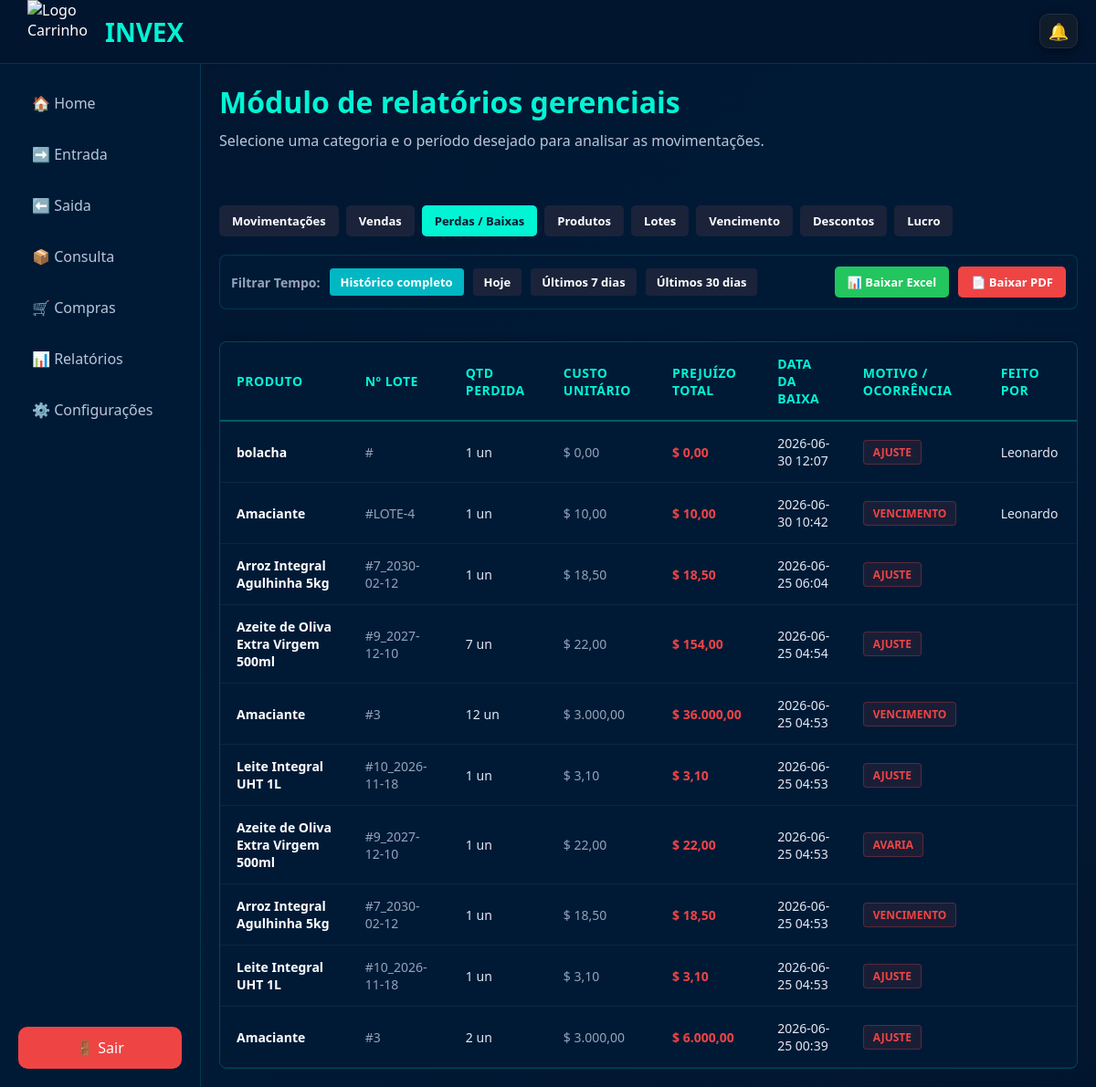
The page /painel_principal/relatorios/buscar_relatorio.php?tipo=baixas&periodo=todos (signed in) on the database its author committed.
### tables this page shows
CREATE TABLE `saida` (
  `id_saida` int(11) NOT NULL,
  `idlote` int(11) NOT NULL,
  `id_lote` int(11) NOT NULL,
  `criadopor_id` int(11) NOT NULL,
  `criadopor_nome` varchar(255) NOT NULL,
  `quantidade_saida` int(11) NOT NULL,
  `motivo_saida` varchar(255) NOT NULL,
  `data_saida` datetime NOT NULL
);

CREATE TABLE `produtos` (
  `idProduto` int(11) NOT NULL,
  `NomeProduto` varchar(100) NOT NULL,
  `MarcaProduto` varchar(100) NOT NULL,
  `Descricao` varchar(255) DEFAULT NULL,
  `idEmpresa` int(11) NOT NULL,
  `criadopor_nome` varchar(100) DEFAULT NULL,
  `criadoem` datetime DEFAULT CURRENT_TIMESTAMP,
  `criadopor_id` int(11) DEFAULT NULL,
  `preco_padrao_compra` decimal(10,2) NOT NULL DEFAULT '0.00',
  `preco_padrao_venda` decimal(10,2) NOT NULL DEFAULT '0.00',
  `estoque_minimo` int(11) NOT NULL DEFAULT '0',
  `estoque_minimo_original` int(11) DEFAULT NULL
);

CREATE TABLE `produtoslotes` (
  `idlote` int(11) NOT NULL,
  `idproduto` int(11) NOT NULL,
  `quantidade` int(11) NOT NULL,
  `validade` date DEFAULT NULL,
  `criado_em` datetime DEFAULT CURRENT_TIMESTAMP,
  `criadopor_id` int(11) NOT NULL,
  `criadopor_nome` varchar(255) DEFAULT NULL,
  `idEmpresa` int(11) DEFAULT NULL,
  `numero_lote` varchar(50) NOT NULL,
  `preco_compra` decimal(10,2) NOT NULL DEFAULT '0.00',
  `preco_venda` decimal(10,2) NOT NULL DEFAULT '0.00',
  `desconto` decimal(5,2) NOT NULL DEFAULT '0.00',
  `status_lote` enum('normal','promocao','vencido') NOT NULL DEFAULT 'normal'
);

CREATE TABLE `configuracoes_gerais` (
  `id_config` int(11) NOT NULL,
  `idEmpresa` int(11) NOT NULL,
  `alerta_email` tinyint(1) NOT NULL DEFAULT '0',
  `alerta_login` tinyint(1) NOT NULL DEFAULT '1',
  `som_alerta` tinyint(1) NOT NULL DEFAULT '1',
  `casas_decimais` int(11) NOT NULL DEFAULT '2',
  `simbolo_moeda` varchar(10) NOT NULL DEFAULT 'R$',
  `formato_data` varchar(20) NOT NULL DEFAULT 'd/m/Y',
  `cor_primaria` varchar(20) NOT NULL DEFAULT '#00d9ff',
  `criado_em` timestamp NOT NULL DEFAULT CURRENT_TIMESTAMP,
  `atualizado_em` timestamp NOT NULL DEFAULT CURRENT_TIMESTAMP ON UPDATE CURRENT_TIMESTAMP
);

### painel_principal/config_global.php (called while the page is built, shortened)
<?php
$idEmpresa = $_SESSION['idEmpresa'] ?? null;
$config = [
    'cor_primaria' => '#1cd8d8',
    'casas_decimais' => 2,
    'simbolo_moeda' => 'R$',
    'formato_data' => 'd/m/Y',
    'alerta_email' => 0,
    'alerta_login' => 0,
    'som_alerta' => 0
];
if ($idEmpresa) {
    $sql = "SELECT * FROM configuracoes_gerais WHERE idEmpresa = ?";
    $stmt = $conn->prepare($sql);
    $stmt->bind_param("i", $idEmpresa);
    $stmt->execute();
    $result = $stmt->get_result();
    if ($row = $result->fetch_assoc()) {
        $config = array_merge($config, $row);
    }
}
?>

### painel_principal/relatorios/includes/relatorio_baixas.php (the view, shortened to what this page needs)
<?php
include '../config_global.php';
function formatarMoeda($valor, $simbolo, $casas)
{
    return $simbolo . ' ' . number_format((float)$valor, $casas, ',', '.');
}
function formatarData($data, $formato)
{
    return date($formato . ' H:i', strtotime($data));
}
$simboloMoeda = $config['simbolo_moeda'];
$casasDecimais = (int)$config['casas_decimais'];
$formatoData = $config['formato_data'];
$conn = new mysqli("localhost", "root", "usbw", "databasetcc");
$filtro_baixa = "";
$sql_baixas = "SELECT p.NomeProduto, l.numero_lote, l.preco_compra, s.quantidade_saida, s.data_saida, s.motivo_saida, s.criadopor_nome
               FROM saida s
               INNER JOIN produtoslotes l ON s.idlote = l.idlote
               INNER JOIN produtos p ON l.idproduto = p.IdProduto
               WHERE LOWER(s.motivo_saida) <> 'venda' " . $filtro_baixa . "
               ORDER BY s.id_saida DESC";
$resultado = $conn->query($sql_baixas);
?>
<?php include_once '../topo_notificacoes.php'; ?>
<div class="container-tabela">
    <table class="tabela-dados">
        <thead>
            <tr>
                <th>Produto</th>
                <th>Nº Lote</th>
                <th>Qtd Perdida</th>
                <th>Custo Unitário</th>
                <th>Prejuízo Total</th>
                <th>Data da Baixa</th>
                <th>Motivo / Ocorrência</th>
                <th>Feito por</th>
            </tr>
        </thead>
        <tbody>
            <?php
            if ($resultado->num_rows > 0) {
                while ($row = $resultado->fetch_assoc()) {
                    $data_baixa = formatarData($row['data_saida'], $formatoData);
                    $qtd = intval($row['quantidade_saida']);
                    $custo_compra = isset($row['preco_compra']) ? floatval($row['preco_compra']) : 0;
                    $prejuizo_total = $custo_compra * $qtd;
                    echo "<tr>";
echo "<td style='font-weight: 600; color: #fff;'>" . htmlspecialchars($row['NomeProduto']) . "</td>";
echo "<td style='color: #94a3b8;'>#" . htmlspecialchars($row['numero_lote']) . "</td>";
echo "<td>" . $qtd . " un</td>";
echo "<td style='color: #94a3b8;'>"
    . formatarMoeda($custo_compra, $simboloMoeda, $casasDecimais) .
"</td>";
echo "<td><span class='valor-prejuizo'>"
    . formatarMoeda($prejuizo_total, $simboloMoeda, $casasDecimais) .
"</span></td>";
echo "<td>" . $data_baixa . "</td>";
echo "<td><span class='badge-perda'>" . htmlspecialchars($row['motivo_saida']) . "</span></td>";
echo "<td>" . htmlspecialchars($row['criadopor_nome']) . "</td>";
echo "</tr>";
                }
            } else {
                echo "<tr><td colspan='8' style='text-align:center; color:#94a3b8; padding:25px;'>Nenhuma perda ou baixa registrada neste período.</td></tr>";
            }
            ?>
        </tbody>
    </table>
</div>

### painel_principal/relatorios/css/relatorios.css (style rules this page uses)
* { margin: 0; padding: 0; box-sizing: border-box; font-family: 'Segoe UI'; }
:root { --bg: #02152E; --sidebar: #001A36; --card: #001A36; --primary: #00F5D4; --secondary: #17D9B7; --border: #00B7C3; --text: #ffffff; --sub: #B8C7D9; }
body { background: linear-gradient( 135deg, #02152E 0%, #001A36 50%, #02152E 100% ); color: var(--text); }

### painel_principal/relatorios/includes/relatorio_baixas.php (style rules this page uses)
.container-tabela { width: 100%; margin-top: 20px; background: #001a36; border: 1px solid rgba(0, 245, 212, 0.2); border-radius: 8px; overflow: hidden; box-shadow: 0 4px 15px rgba(0, 0, 0, 0.3); }
.tabela-dados { width: 100%; border-collapse: collapse; text-align: left; font-family: sans-serif; }
.tabela-dados th { background-color: rgba(0, 245, 212, 0.08); color: #00F5D4; padding: 14px 18px; font-size: 14px; text-transform: uppercase; border-bottom: 2px solid rgba(0, 245, 212, 0.3); letter-spacing: 0.5px; }
.tabela-dados td { padding: 14px 18px; color: #e2e8f0; font-size: 14px; border-bottom: 1px solid rgba(255, 255, 255, 0.05); }
.badge-perda { display: inline-block; padding: 4px 10px; border-radius: 4px; font-size: 12px; font-weight: bold; text-transform: uppercase; background: rgba(239, 68, 68, 0.1); color: #ef4444; border: 1px solid rgba(239, 68, 68, 0.3); }
.valor-prejuizo { color: #ef4444; font-weight: bold; }

### painel_principal/relatorios/buscar_relatorio.php (style rules this page uses)
html, body { margin: 0; padding: 0; height: 100vh !important; max-height: 100vh !important; overflow: hidden !important; box-sizing: border-box; background-color: #02152E; }
.container-tabela { width: 100%; margin-top: 10px; background: #001a36; border: 1px solid rgba(0, 245, 212, 0.2); border-radius: 8px; box-shadow: 0 4px 15px rgba(0, 0, 0, 0.3); flex: 1 !important; overflow-y: auto !important; }
.tabela-dados { width: 100%; border-collapse: collapse; text-align: left; font-family: sans-serif; }
.tabela-dados th { background-color: #001a36 !important; color: #00F5D4; padding: 14px 18px; font-size: 14px; text-transform: uppercase; border-bottom: 2px solid rgba(0, 245, 212, 0.3); letter-spacing: 0.5px; position: sticky !important; top: 0 !important; z-index: 10 !important; }
.tabela-dados td { padding: 14px 18px; color: #e2e8f0; font-size: 14px; border-bottom: 1px solid rgba(255, 255, 255, 0.05); }

### rows shown on the page
saida: produtos.NomeProduto "bolacha", quantidade_saida "1", idlote.casas_decimais "$ 0,00", idlote+quantidade_saida "$ 0,00", data_saida.formato_data "2026-06-30 12:07", motivo_saida "AJUSTE", criadopor_nome "Leonardo"
saida: produtos.NomeProduto "Amaciante", idlote.numero_lote "LOTE-4", quantidade_saida "1", idlote.casas_decimais "$ 10,00", idlote+quantidade_saida "$ 10,00", data_saida.formato_data "2026-06-30 10:42", motivo_saida "VENCIMENTO", criadopor_nome "Leonardo"
saida: produtos.NomeProduto "Arroz Integral Agulhinha 5kg", idlote.numero_lote "7_2030-02-12", quantidade_saida "1", idlote.casas_decimais "$ 18,50", idlote+quantidade_saida "$ 18,50", data_saida.formato_data "2026-06-25 06:04", motivo_saida "AJUSTE"
saida: produtos.NomeProduto "Azeite de Oliva Extra Virgem 500ml", idlote.numero_lote "9_2027-12-10", quantidade_saida "7", idlote.casas_decimais "$ 22,00", idlote+quantidade_saida "$ 154,00", data_saida.formato_data "2026-06-25 04:54", motivo_saida "AJUSTE"
saida: produtos.NomeProduto "Amaciante", idlote.numero_lote "3", quantidade_saida "12", idlote.casas_decimais "$ 3.000,00", idlote+quantidade_saida "$ 36.000,00", data_saida.formato_data "2026-06-25 04:53", motivo_saida "VENCIMENTO"
saida: produtos.NomeProduto "Leite Integral UHT 1L", idlote.numero_lote "10_2026-11-18", quantidade_saida "1", idlote.casas_decimais "$ 3,10", idlote+quantidade_saida "$ 3,10", data_saida.formato_data "2026-06-25 04:53", motivo_saida "AJUSTE"
saida: produtos.NomeProduto "Azeite de Oliva Extra Virgem 500ml", idlote.numero_lote "9_2027-12-10", quantidade_saida "1", idlote.casas_decimais "$ 22,00", idlote+quantidade_saida "$ 22,00", data_saida.formato_data "2026-06-25 04:53", motivo_saida "AVARIA"
saida: produtos.NomeProduto "Arroz Integral Agulhinha 5kg", idlote.numero_lote "7_2030-02-12", quantidade_saida "1", idlote.casas_decimais "$ 18,50", idlote+quantidade_saida "$ 18,50", data_saida.formato_data "2026-06-25 04:53", motivo_saida "VENCIMENTO"
saida: produtos.NomeProduto "Leite Integral UHT 1L", idlote.numero_lote "10_2026-11-18", quantidade_saida "1", idlote.casas_decimais "$ 3,10", idlote+quantidade_saida "$ 3,10", data_saida.formato_data "2026-06-25 04:53", motivo_saida "AJUSTE"
saida: produtos.NomeProduto "Amaciante", idlote.numero_lote "3", quantidade_saida "2", idlote.casas_decimais "$ 3.000,00", idlote+quantidade_saida "$ 6.000,00", data_saida.formato_data "2026-06-25 00:39", motivo_saida "AJUSTE"
